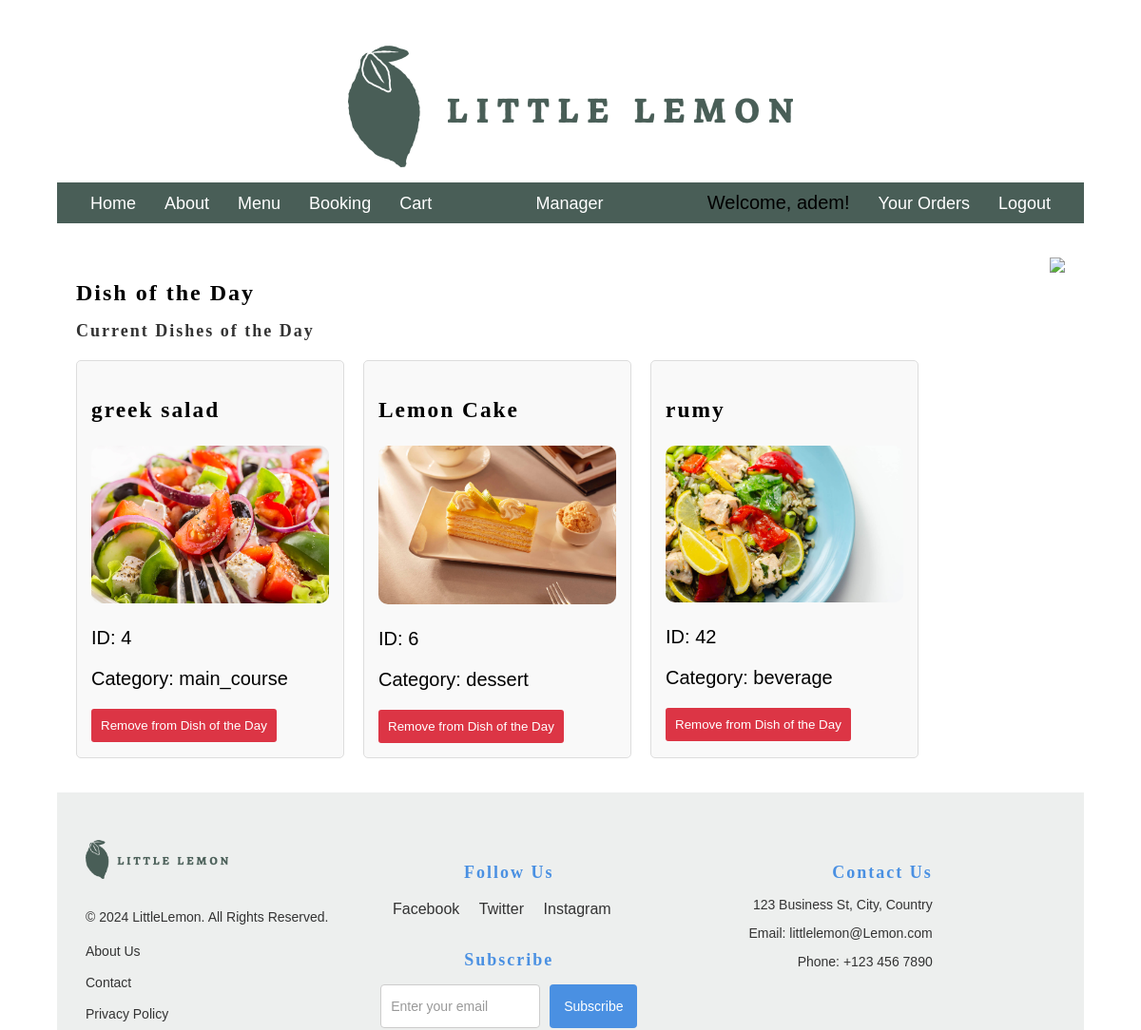
The app's page /dish-of-the-day/ (signed in, upper part), older data.
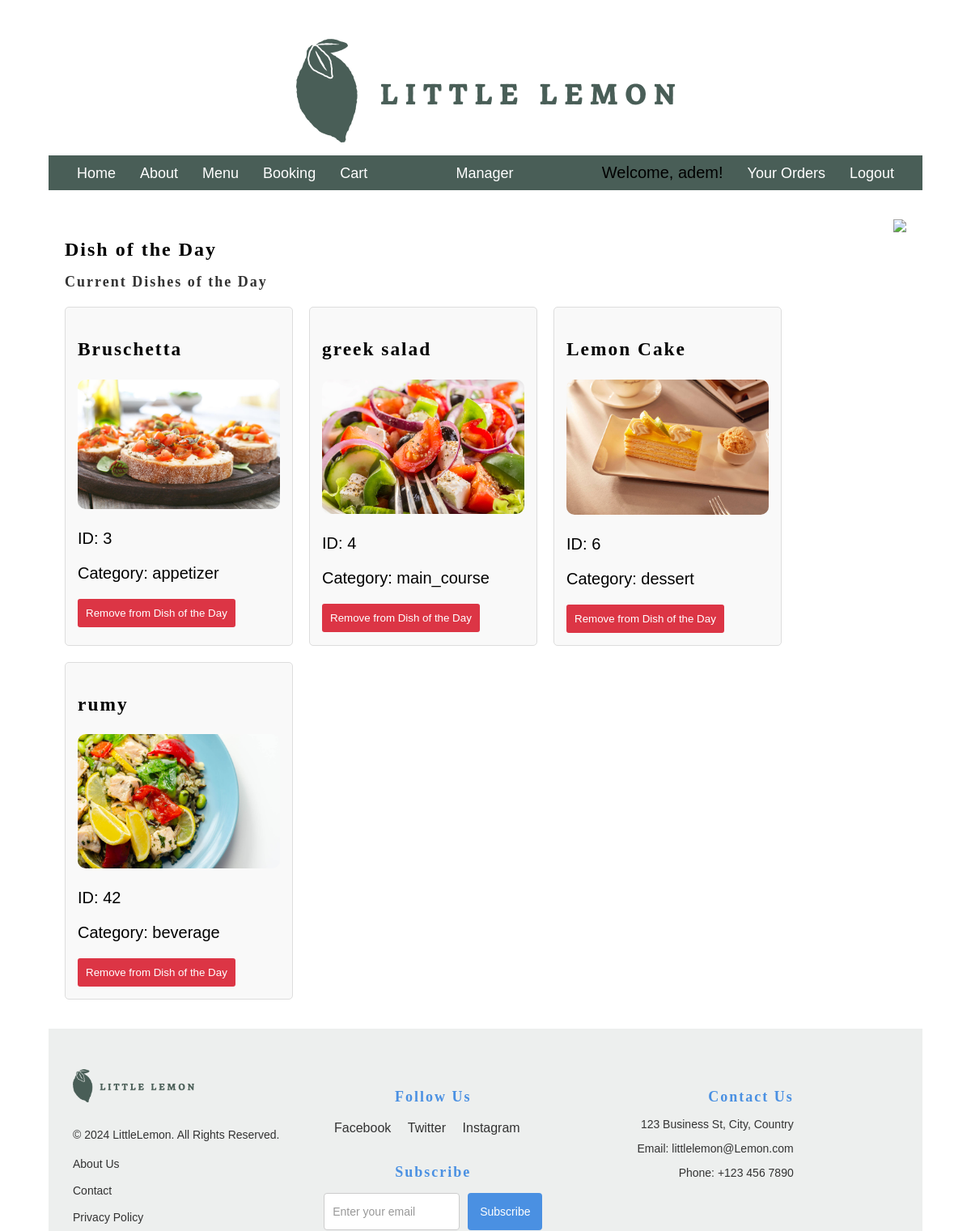
The same page, newer data.
### restaurant/models.py (models this page shows, shortened)
class Menu(models.Model):
    CATEGORY_CHOICES = [
        ('appetizer', 'Appetizer'),
        ('main_course', 'Main Course'),
        ('dessert', 'Dessert'),
        ('beverage', 'Beverage'),
    ]
    title = models.CharField(max_length=100)
    price = models.DecimalField(max_digits=5, decimal_places=2)
    inventory = models.IntegerField()
    image = models.ImageField(upload_to='img_upload/', default='menu_images/default_image.png')  # Allow null/blank for existing items
    category = models.CharField(max_length=20, choices=CATEGORY_CHOICES, null=True, blank=True)
    dish_of_the_day = models.BooleanField(default=False)  # Allow null/blank

### restaurant/views.py (the view, shortened to what this page needs)
# urls.py: path('dish-of-the-day/', views.dish_of_the_day, name='dish_of_the_day'),
@superuser_or_multiple_groups_required(['manager', 'Admin'])
def dish_of_the_day(request):
    dishes_of_the_day = Menu.objects.filter(dish_of_the_day=True)
    return render(request, 'dish_of_the_day.html', {'dishes_of_the_day': dishes_of_the_day})

### restaurant/templatetags/custom_filters.py (called while the page is built)
@register.filter
def is_in_group(user, group_name):
    return user.groups.filter(name=group_name).exists()

### restaurant/views.py (called while the page is built)
def is_superuser_or_groups(user, group_names):
    return user.is_superuser or user.groups.filter(name__in=group_names).exists()

def superuser_or_multiple_groups_required(group_names):
    def decorator(view_func):
        return user_passes_test(lambda u: is_superuser_or_groups(u, group_names))(view_func)
    return decorator

### templates/dish_of_the_day.html (shortened to what this page needs)
{% extends 'base.html' %} {% load static %}  {% block content %}
<section class="dish-of-day-section">
  <div class="dish-content">
    <h1 class="dish-heading">Dish of the Day</h1>
    <h2 class="dish-tagline">Current Dishes of the Day</h2>
    {% if dishes_of_the_day %}
    <ul class="dish-items-list">
      {% for dish in dishes_of_the_day %}
      <li class="dish-item">
        <div class="dish-item-details">
          <h3>{{ dish.title }}</h3>
          <img
            src="{{ dish.image.url }}"
            alt="{{ dish.title }}"
            class="dish-image"
          />
          <p>ID: {{ dish.id }}</p>
          <p>Category: {{ dish.category }}</p>
          <form method="POST" class="remove-form">
            <button type="submit" class="remove-button">
              Remove from Dish of the Day
            </button>
          </form>
        </div>
      </li>
      {% endfor %}
    </ul>
    {% else %}
    <p>No dishes of the day set.</p>
    {% endif %}
  </div>
  <div class="dish-image">
    <img src="{% static 'img/dish_image.jpg' %}" />
  </div>
</section>
{% endblock %}

Row changes from the older to the newer data that the page shows:
now on this page (row edited): Menu: title "Bruschetta", image (picture), id "3", category "appetizer"
